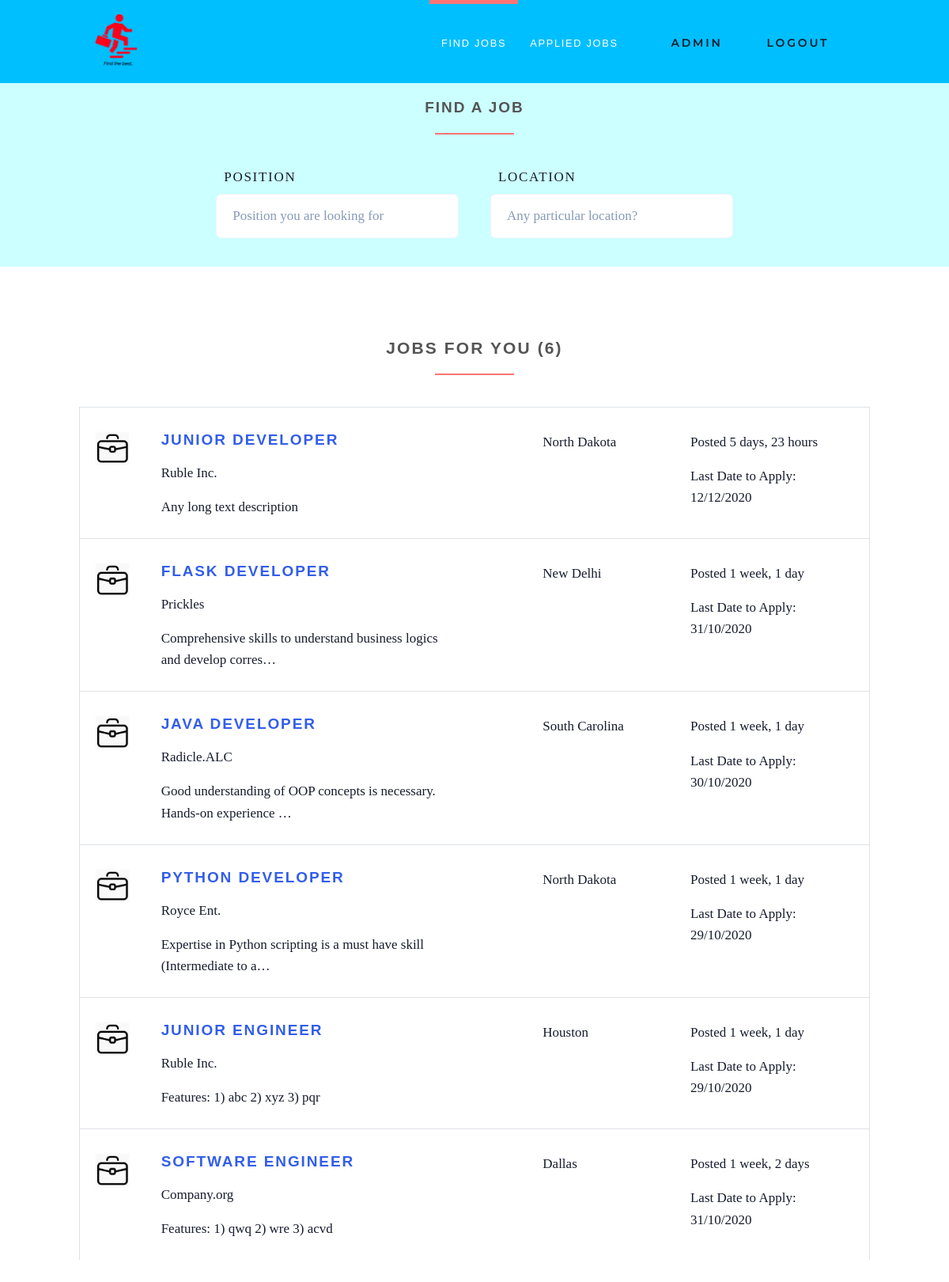
The app's page /search-jobs/ (signed in) with its own data.
### accounts/models.py (models this page shows, shortened)
class User(AbstractUser):
    username = None
    first_name = models.CharField(max_length=20)
    last_name = models.CharField(max_length=20)
    is_employee = models.BooleanField(default=False)
    is_employer = models.BooleanField(default=False)
    user_gender = models.CharField(max_length=10, choices=GENDER_CHOICES, blank=True, null=True)
    user_link = models.CharField(max_length=200, default="")
    user_skills = models.TextField(null=True, default="")
    email = models.EmailField(unique=True, blank=False,
                              error_messages={
                                  'unique': "A profile user with same email already exists in application.",
                              })
    company_name = models.CharField(max_length=20, default="")
    company_address = models.CharField(max_length=30, default="")
    USERNAME_FIELD = "email"
    REQUIRED_FIELDS = []
    objects = UserManagement()

### jobs/models.py (models this page shows, shortened)
class Job(models.Model):
    user = models.ForeignKey(User, on_delete=models.CASCADE)
    job_title = models.CharField(max_length=200)
    job_description = models.TextField()
    job_location = models.CharField(max_length=200)
    type = models.CharField(choices=JOB_TYPE, max_length=20)
    job_category = models.CharField(max_length=100)
    last_date = models.DateTimeField()
    company_name = models.CharField(max_length=100)
    company_description = models.CharField(max_length=300)
    job_website = models.CharField(max_length=200, default="")
    created_at = models.DateTimeField(default=timezone.now)
    filled = models.BooleanField(default=False)
    job_salary = models.BigIntegerField(default=0, blank=True)

### jobs/views/home.py (the view, shortened to what this page needs)
# urls.py: path('search-jobs/', SearchView.as_view(), name='search-jobs'),
class SearchView(LoginRequiredMixin, ListView):
    model = Job
    template_name = 'jobs/search.html'
    context_object_name = 'jobs'
    extra_context = {'find_active':'active'}
    paginate_by = 2
    def get(self, request):
        context = {'find_active':'active'}
        jobs = self.model.objects.all().order_by('-created_at')[:10]
        list_header = 'Jobs for you'
        context.update({'jobs':jobs, 'list_header':list_header})
        return render(request, 'jobs/search.html', context)

### templates/jobs/search.html (shortened to what this page needs)
{% extends 'base.html' %}
{% load static %}
{% block content %}
    <section class="job-form-section job-form-section--compressed ml-0">
        <div class="container">
            <h4 class="heading">Find a Job</span></h4>
            <form id="job-main-form" method="post" action="#" class="job-main-form">
                <div class="controls">
                    <div class="row align-items-end">
                        <div class="col-sm-1 col-lg-2"></div>
                        <div class="col-sm-5 col-lg-4 form-group">
                            <label for="profession">Position</label>
                            <input type="text" id="position" name="position"
                                   placeholder="Position you are looking for" class="form-control">
                        </div>
                        <div class="col-sm-5 col-lg-4 form-group">
                            <label for="location">Location</label>
                            <input type="text" id="location" name="location" placeholder="Any particular location?"
                                   value="" class="form-control">
                        </div>
                        <div class="col-sm-1 col-lg-2 form-group">
                            <button type="submit" name="name"
                                    class="btn btn-outline-white-primary job-main-form__button">
                                <i class="fa fa-search"></i>
                            </button>
                        </div>
                    </div>
                </div>
            </form>
        </div>
    </section>
    <section>
        <div class="container">
            <h3 class="heading">{{list_header}} ({{jobs.count}})</h3>
            {%if jobs%}
            {% for job in jobs %}
                <div class="job-listing  ">
                    <div class="row">
                        <div class="col-md-12 col-lg-6">
                            <div class="row">
                                <div class="col-2">
                                    <img src="{% static 'img/job.png' %}"
                                         alt="Ipsioou " class="img-fluid">
                                </div>
                                <div class="col-10">
                                    <h4 class="job__title">
                                            <a href="{%url 'jobs:job-details' job.id%}">{{ job.job_title }}</a></h4>
                                    <p class="job__company">
                                        {{ job.company_name }}
                                    </p>
                                    <p>
                                        {{ job.job_description|truncatechars:70 }}
                                    </p>
                                </div>
                            </div>
                        </div>
                        <div class="col-10 col-md-3 col-lg-2 ml-auto"><i class="fa fa-map-marker job__location"></i>
                            {{ job.job_location }}
                        </div>
                        <div class="col-10 col-md-3 col-lg-3 ml-auto">
                            <p>Posted {{ job.created_at|timesince }}</p>
                            <p>Last Date to Apply: {{job.last_date|date:'d/m/Y'}}</p>
                        </div>
                    </div>
                </div>
            {% endfor %}
            {%else%}
                <button class="btn btn-outline-white-primary job-main-form__button">
                    <a href="{%url 'jobs:search-jobs'%}">See Recommendations</a>
                </button>
            {%endif%}
        </div>
    </section>
{% endblock %}

### templates/base.html (shortened to what this page needs)
{% load static %}
<!DOCTYPE html>
<html>
<head>
    <link rel="stylesheet"
          href="{% static 'vendor/bootstrap/css/bootstrap.min.css' %}">
    <link rel="stylesheet"
          href="{% static 'vendor/font-awesome/css/font-awesome.min.css' %}">
    <link rel="stylesheet"
          href="{% static 'vendor/owl.carousel/assets/owl.carousel.css' %}">
    <link rel="stylesheet"
          href="{% static 'vendor/owl.carousel/assets/owl.theme.default.css' %}">
    <link rel="stylesheet" href="{% static 'css/style.default.css' %}"
          id="theme-stylesheet">
    <link rel="stylesheet" href="{% static 'css/theme.min.css' %}">
    <link rel="stylesheet" href="{% static 'css/custom.css' %}">
</head>
<body>
<header class="header">
    <nav class="navbar navbar-expand-lg">
        <div class="container">
            <a href="/" class="navbar-brand">
                <img src="{% static 'img/jobhub.png' %}" alt="logo" class="d-none d-lg-block img-logo">
            </a>
            <div id="navbarSupportedContent" class="collapse navbar-collapse">
                <ul class="navbar-nav ml-auto">
                    {% if request.user.is_authenticated %}
                        {% if request.user.is_employee %}
                            <li class="nav-item {{find_active}}">
                                <a href="{% url 'jobs:search-jobs' %}" class="nav-link">Find Jobs<span class="sr-only">(current)</span></a>
                            </li>
                            <li class="nav-item {{applied_active}}">
                                <a href="{%url 'jobs:applied-jobs'%}" class="nav-link">Applied Jobs<span class="sr-only">(current)</span></a>
                            </li>
                        {% endif %}
                        <li class="nav-item" style="color: #fff">
                            <a href="#" class="btn navbar-btn  mb-5 mb-lg-0">
                                    <i class="fa fa-user"></i>{{ request.user.first_name }}
                            </a>
                        </li>
                        <li class="nav-item" style="color: #fff">
                             <a href="{% url 'accounts:logout' %}" class="btn navbar-btn  mb-5 mb-lg-0">Logout<i class="fa fa-sign-out"></i></a>
                        </li>
                    {% endif %}
                </ul>
            </div>
        </div>
    </nav>
</header>
<div>
    {% block content %} {% endblock %}
</div>
</body>
</html>

### static/css/style.default.css (style rules this page uses)
html { height:100% }
body { height:100% }
header { z-index:1000 }
section { position:relative;padding-top:90px;padding-bottom:90px }
button { cursor:pointer }
.heading { text-align:center;margin-bottom:40px }
.heading:after { content:" ";display:block;width:100px;height:2px;margin:20px auto 20px;background:#ff7473 }
a,button { -webkit-transition:all .2s ease-out;transition:all .2s ease-out }
a i.fa,button i.fa { margin:0 5px }
.header { width:100% }
.navbar { text-transform:uppercase;letter-spacing:0.1em;background:#746EA9;padding-top:0 !important;padding-bottom:0 !important }
.navbar a { font-family:"Montserrat",Helvetica,Arial,sans-serif }
.navbar ul.navbar-nav>li>a:not(.navbar-btn) { color:#fff;font-weight:300;font-family:"Montserrat",Helvetica,Arial,sans-serif;font-size:0.8rem }
@media (min-width: 992px) { .navbar ul.navbar-nav>li>a:not(.navbar-btn) { border-top:5px solid transparent;padding:40px 15px !important;color:#fff;font-weight:300 } }
@media (min-width: 992px) { .navbar ul.navbar-nav>li.active>a,.navbar ul.navbar-nav>li.show>a { text-decoration:none !important;border-top-color:#ff7473;color:#ff7473 } }
@media (min-width: 992px) { .navbar ul.navbar-nav>li>a.navbar-btn { margin:32px 15px !important;-webkit-transform:translateY(4px);transform:translateY(4px) } }
.job-form-section { padding:80px 0;background:#ccffff }
.job-form-section .job-main-form { margin-bottom:40px }
.job-form-section .job-main-form label { text-transform:uppercase;letter-spacing:0.1em;margin-left:10px }
.job-form-section.job-form-section--compressed { padding:20px }
.job-form-section.job-form-section--compressed .job-main-form { margin-bottom:0 }
.job-main-form__button { margin-top:15px;display:block;width:100% }
.job-listing { border:solid 1px #dee2e6;border-bottom:none;padding-top:30px;padding-bottom:10px;padding-left:19px;padding-right:15px;clear:both;-webkit-transition:all .2s ease-out;transition:all .2s ease-out }
.job__title { margin-top:0 }
.job__location { margin-right:5px;color:#868e96 }
.navbar { padding:.5rem 1rem }
.navbar-brand { display:inline-block;padding-top:.33594rem;padding-bottom:.33594rem;margin-right:1rem;font-size:1.09375rem }
.btn { font-weight:700;font-family:"Montserrat",Helvetica,Arial,sans-serif;border:1px solid transparent;text-transform:uppercase;letter-spacing:0.2em;padding:.375rem .75rem;font-size:.875rem;line-height:1.5;border-radius:0;-webkit-transition:background-color 0.15s ease-in-out,border-color 0.15s ease-in-out,-webkit-box-shadow 0.15s ease-in-out;transition:background-color 0.15s ease-in-out,border-color 0.15s ease-in-out,-webkit-box-shadow 0.15s ease-in-out;transition:background-color 0.15s ease-in-out,border-color 0.15s ease-in-out,box-shadow 0.15s ease-in-out;transition:background-color 0.15s ease-in-out,border-color 0.15s ease-in-out,box-shadow 0.15s ease-in-out,-webkit-box-shadow 0.15s ease-in-out }
.btn-outline-white-primary { color:#ff7473;background-color:#fff;background-image:none;border-color:#ff7473 }
body { font-family:"Roboto",Helvetica,Arial,sans-serif;font-size:.875rem;font-weight:400;line-height:1.5;color:#555;background-color:#fff }
a { color:#ff7473;text-decoration:none }
h1,h2,h3,h4,h5,h6,.h1,.h2,.h3,.h4,.box-simple h3,.box-image .name h3,.box-image-text .top .name h3,.box-image-text .top .name h4,.h5,.h6 { margin-bottom:1rem;font-family:"Montserrat",Helvetica,Arial,sans-serif;font-weight:700;line-height:1.2;color:#555;text-transform:uppercase;letter-spacing:0.1em }
h3,.h3 { font-size:1.4875rem }
h4,.h4,.box-simple h3,.box-image .name h3,.box-image-text .top .name h3,.box-image-text .top .name h4 { font-size:1.0675rem }
.form-control { padding:.375rem .75rem;font-size:1rem;line-height:1.5;color:#868e96;background-color:#fff;border:1px solid #ced4da;border-radius:0;-webkit-transition:border-color ease-in-out 0.15s,-webkit-box-shadow ease-in-out 0.15s;transition:border-color ease-in-out 0.15s,-webkit-box-shadow ease-in-out 0.15s;transition:border-color ease-in-out 0.15s,box-shadow ease-in-out 0.15s;transition:border-color ease-in-out 0.15s,box-shadow ease-in-out 0.15s,-webkit-box-shadow ease-in-out 0.15s }
.form-control::placeholder { color:#868e96 }

### records on screen
User: user.first_name "ADMIN"
Job: job_title "JUNIOR DEVELOPER", company_name "Ruble Inc.", job_description "Any long text description", job_location "North Dakota", created_at "5 days, 23 hours", last_date "12/12/2020"
Job: job_title "FLASK DEVELOPER", company_name "Prickles", job_description "Comprehensive skills to understand business logics and develop corres…", job_location "New Delhi", created_at "1 week, 1 day", last_date "31/10/2020"
Job: job_title "JAVA DEVELOPER", company_name "Radicle.ALC", job_description "Good understanding of OOP concepts is necessary. Hands-on experience …", job_location "South Carolina", created_at "1 week, 1 day", last_date "30/10/2020"
Job: job_title "PYTHON DEVELOPER", company_name "Royce Ent.", job_description "Expertise in Python scripting is a must have skill (Intermediate to a…", job_location "North Dakota", created_at "1 week, 1 day", last_date "29/10/2020"
Job: job_title "JUNIOR ENGINEER", company_name "Ruble Inc.", job_description "Features: 1) abc 2) xyz 3) pqr", job_location "Houston", created_at "1 week, 1 day", last_date "29/10/2020"
Job: job_title "SOFTWARE ENGINEER", company_name "Company.org", job_description "Features: 1) qwq 2) wre 3) acvd", job_location "Dallas", created_at "1 week, 2 days", last_date "31/10/2020"

### other values on screen
{{ list_header }} "JOBS FOR YOU"
{{ jobs.count }} "6"
